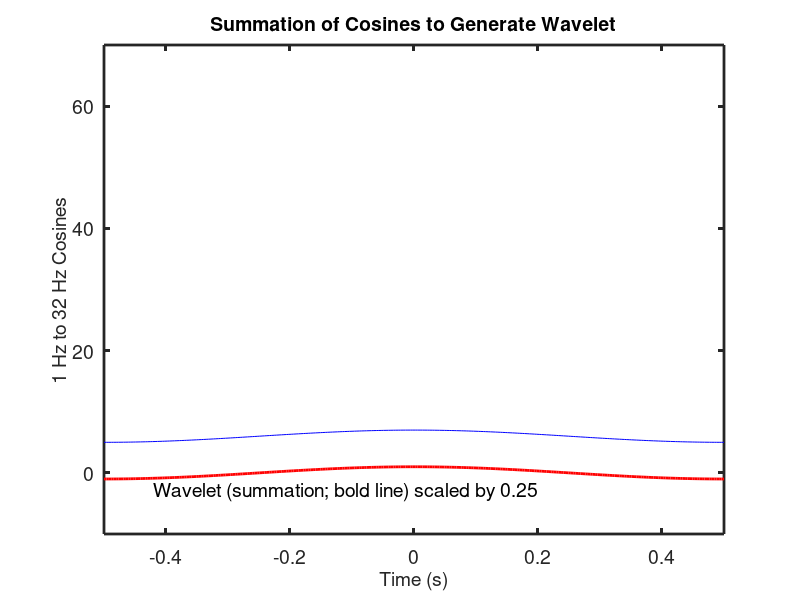

Recreate this plot in MATLAB. (Note: this script raises an error after producing the figure.)
close all;
clear all;

% Calculate summation of cosines to illustrate synthesis of wavelet
% (signal) and analysis of signal (frequency content).

% Original: L. Braile (Purdue Univ.) 03/25/06
% Revised: D. Hasterok (Univ. Adelaide) 6 May 2019

% create a set of 32 cosine waves (X) with frequencies (f) from 1 to 32 Hz
nt = 2^8;
t = linspace(-0.5,0.5,nt);
dt = t(2) - t(1);
for i = 1:32
    f = i; % frequency
    X(i,:) = cos(2*pi*f*t); % compute time series
end

figure;
hold on;
for i = 1:32
    % plot each cosine wave one above the other (blue)
    plot(t,X(i,:)+2*i+4,'b-');
    if i == 1
        x = X(1,:);
    else
        x = sum(X(1:i,:))'; % compute time series
    end
    
    if i == 1
        % plot the sum of the visible cosine waves
        p = plot(t,x,'r-','linewidth',2);

        axis([-0.5 0.5 -10 70]);
        set(gca,'fontsize',14,'linewidth',2)
        xlabel('Time (s)','fontsize',14)
        ylabel('1 Hz to 32 Hz Cosines','fontsize',14)
        title('Summation of Cosines to Generate Wavelet','fontsize',14)
        text(-0.42,-3,'Wavelet (summation; bold line) scaled by 0.25','fontsize',14)
        set(gca,'Box','on');
        drawnow
        
        % update the sum with each additional cosine
        linkdata on

        p.XDataSource = 't';
        p.YDataSource = 'x';
    else
        refreshdata;
        drawnow;
    end    
    %pause;
end
linkdata off;

% fourier transform of cosine sum
X = fft(x,nt);


f = 1/dt*(0:(nt-1)/2)/nt;

Pxx = X.*conj(X)/nt; % Amplitude

figure;
subplot(211);
stem(f,Pxx(1:nt/2))
xlabel('Frequency (Hz)');
ylabel('Power');
title('FFT of Cosine sum');

Phi = atan(imag(X)./real(X));

subplot(212);
stem(f,Phi(1:nt/2)*180/pi)
xlabel('Frequency (Hz)');
ylabel('Phase');
title('FFT of Cosine sum');

pause;




% same as previous scheme, except there is a random phase added to each
% cosine wave
clear all;

phi = pi/2*randn([32,1]); % phase

nt = 2^8;
t = linspace(-0.5,0.5,nt);
dt = t(2) - t(1);
for i = 1:32
    f = i; % frequency
    X(i,:) = cos(2*pi*f*t - phi(i));  % compute time series, w/ phase shift
end

figure;
hold on;
for i = 1:32
    % plot each cosine wave one above the other (blue)
    plot(t,X(i,:)+2*i+4,'b-');
    if i == 1
        x = X(1,:);
    else
        x = sum(X(1:i,:))';
    end
    
    if i == 1
        % plot the sum of the visible cosine waves
        p = plot(t,x,'r-','linewidth',2);

        axis([-0.5 0.5 -10 70]);
        set(gca,'fontsize',14,'linewidth',2)
        xlabel('Time (s)','fontsize',14)
        ylabel('1 Hz to 32 Hz Cosines','fontsize',14)
        title('Summation of Cosines to Generate Wavelet','fontsize',14)
        text(-0.42,-3,'Wavelet (summation; bold line) scaled by 0.25','fontsize',14)
        set(gca,'Box','on');
        drawnow
        
        % update the sum with each additional cosine
        linkdata on

        p.XDataSource = 't';
        p.YDataSource = 'x';
    else
        refreshdata;
        drawnow;
    end    
end
linkdata off;

% fourier transform of phase shifted cosines sum
X = fft(x,nt);

f = 1/dt*(0:(nt-1)/2)/nt;

Pxx = X.*conj(X)/nt;

figure;
subplot(211);
stem(f,Pxx(1:nt/2))
xlabel('Frequency (Hz)');
ylabel('Amplitude');
title('FFT of Cosine sum');

Phi = atan(imag(X)./real(X));

subplot(212);
stem(f,Phi(1:nt/2)*180/pi)
xlabel('Frequency (Hz)');
ylabel('Phase');
title('FFT of Cosine sum');

pause;



% now lets add a random amplitude as well as a random phase added to each
% cosine wave
clear all;

A = 2*abs(randn([32,1])); % amplitude
phi = pi/2*randn([32,1]); % phase

nt = 2^8;
t = linspace(-0.5,0.5,nt);
dt = t(2) - t(1);
for i = 1:32
    f = i; % frequency
    X(i,:) = A(i)*cos(2*pi*f*t - phi(i));  % compute time series, w/ phase shift
end

figure;
hold on;
for i = 1:32
    % plot each cosine wave one above the other (blue)
    plot(t,X(i,:)+2*i+4,'b-');
    if i == 1
        x = X(1,:);
    else
        x = sum(X(1:i,:))';
    end
    
    if i == 1
        % plot the sum of the visible cosine waves
        p = plot(t,x,'r-','linewidth',2);

        axis([-0.5 0.5 -10 70]);
        set(gca,'fontsize',14,'linewidth',2)
        xlabel('Time (s)','fontsize',14)
        ylabel('1 Hz to 32 Hz Cosines','fontsize',14)
        title('Summation of Cosines to Generate Wavelet','fontsize',14)
        text(-0.42,-3,'Wavelet (summation; bold line) scaled by 0.25','fontsize',14)
        set(gca,'Box','on');
        drawnow
        
        % update the sum with each additional cosine
        linkdata on

        p.XDataSource = 't';
        p.YDataSource = 'x';
    else
        refreshdata;
        drawnow;
    end
end
linkdata off;

% fourier transform of phase shifted cosines sum
X = fft(x,nt);

f = 1/dt*(0:(nt-1)/2)/nt;

Pxx = X.*conj(X)/nt;

figure;
subplot(211);
stem(f,Pxx(1:nt/2))
xlabel('Frequency (Hz)');
ylabel('Amplitude');
title('FFT of Cosine sum');

Phi = atan(imag(X)./real(X));

subplot(212);
stem(f,Phi(1:nt/2)*180/pi)
xlabel('Frequency (Hz)');
ylabel('Phase');
title('FFT of Cosine sum');
